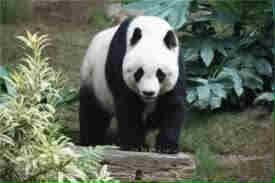
#> input picture lab5/sample.jpg, 275 x 183 px
$ python -i watermark_models.py   (imports and definitions only)
#> lines starting #> are read from the running program, lines starting #| are printed output that depends on the picture
#> further down, picture is the input picture: shape (183, 275, 3); mean B, G, R 88.9, 104, 96.2
#!/usr/bin/env python
# coding: utf-8

# In[17]:


import cv2
import numpy as np
import pywt
import pickle
from typing import Tuple, Union


# In[18]:


# ===============================================================
# watermark_models.py equivalent (VISIBLE + INVISIBLE)
# ===============================================================
import cv2
import numpy as np
import pywt
import pickle
import types

# Define module-like namespace for consistent pickling
watermark_module = types.ModuleType("watermark_models")


# In[19]:


# ===============================================================
# INVISIBLE WATERMARK MODEL
# ===============================================================
class InvisibleWatermarker:
    def __init__(self, alpha=0.05, wavelet='haar'):
        self.alpha = alpha
        self.wavelet = wavelet

    # [14 lines left out: function apply, not called in this run]


# In[20]:


# ===============================================================
# VISIBLE WATERMARK MODEL
# ===============================================================
class VisibleWatermarker:
    def __init__(self, alpha=0.4, wavelet='haar'):
        self.alpha = alpha
        self.wavelet = wavelet

    # [14 lines left out: function apply, not called in this run]


# In[21]:


# ===============================================================
# IMAGE PREPROCESSOR MODEL
# ===============================================================
class ImagePreprocessor:
    # [43 lines left out: functions __init__, _read_image, _ensure_divisible_by_2pow, _convert_to_y_channel, apply, not called in this run]


# In[22]:


# ===============================================================
# IMAGE PREPROCESSOR MODEL
# ===============================================================
class ImagePreprocessor:
    def __init__(self, level=1, to_y=False, target_size=None):
        self.level = level
        self.to_y = to_y  # not used now, color preserved
        self.target_size = target_size

    def _read_image(self, path_or_array: Union[str, np.ndarray], force_gray: bool = False) -> np.ndarray:
        if isinstance(path_or_array, np.ndarray):
            img = path_or_array.copy()
        else:
            img = cv2.imread(path_or_array, cv2.IMREAD_COLOR)
        if img is None:
            raise FileNotFoundError(f"Could not read image: {path_or_array}")
        return img

    def _ensure_divisible_by_2pow(self, img: np.ndarray, level: int) -> Tuple[np.ndarray, tuple]:
#> called with level = 1
        h, w = img.shape[:2]
#> h = 183; w = 275
        factor = 2 ** level
        pad_h = (factor - (h % factor)) % factor
#> pad_h = 1
        pad_w = (factor - (w % factor)) % factor
#> pad_w = 1
        top, bottom = pad_h // 2, pad_h - pad_h // 2
#> top = 0; bottom = 1
        left, right = pad_w // 2, pad_w - pad_w // 2
#> left = 0; right = 1
        padded = cv2.copyMakeBorder(img, top, bottom, left, right, borderType=cv2.BORDER_REFLECT)
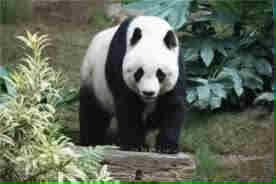
#> padded: shape (184, 276, 3); mean B, G, R 88.4, 104.1, 95.7
        return padded, ((top, bottom), (left, right))

    def apply(self, image_input: Union[str, np.ndarray]) -> np.ndarray:
        """
        - Reads input
        - Applies per-channel histogram equalization
        - Pads image for DWT compatibility
        - Returns enhanced color image
        """
        orig = self._read_image(image_input)

        # Optional resize
        if self.target_size is not None:
            orig = cv2.resize(orig, (self.target_size[1], self.target_size[0]), interpolation=cv2.INTER_AREA)

        # Pad for DWT compatibility
        padded, _ = self._ensure_divisible_by_2pow(orig, self.level)

        # Apply per-channel histogram equalization
        eq_channels = []
        for c in cv2.split(padded):
            eq_channels.append(cv2.equalizeHist(c))
#> this loop made 3 passes
#> after the loop, eq_channels = 3 items
        equalized_img = cv2.merge(eq_channels)
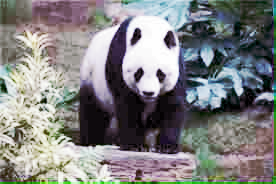
#> equalized_img: shape (184, 276, 3); mean of channels 0, 1, 2 128.1, 128.2, 128; drawn as B, G, R

        return np.uint8(np.clip(equalized_img, 0, 255))


# ===============================================================
# SAVE MODELS AS PICKLE FILES
# ===============================================================
# [13 lines not run here, left out]


# In[ ]:


# In[ ]:


# In[ ]:


# In[ ]:


# In[ ]:


# In[ ]:


# In[ ]:

>>> import cv2
>>> picture = cv2.imread('lab5/sample.jpg')
>>> result = ImagePreprocessor().apply(picture)
